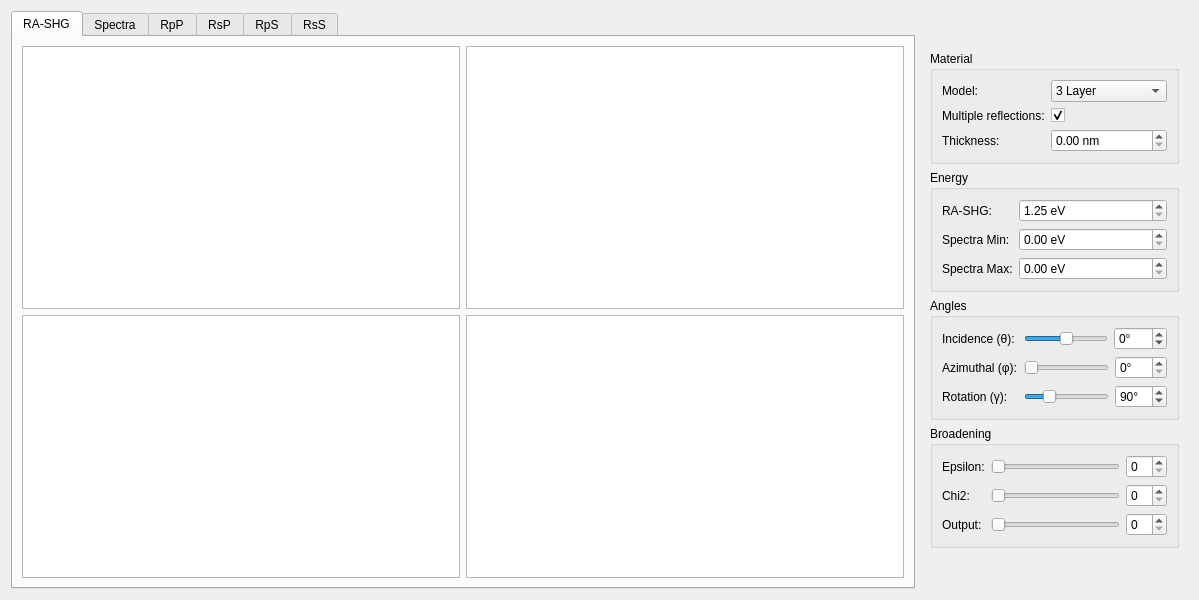
<?xml version="1.0" encoding="UTF-8"?>
<ui version="4.0">
 <author>Sean Anderson</author>
 <class>CustomWidget</class>
 <widget class="QWidget" name="CustomWidget">
  <property name="geometry">
   <rect>
    <x>0</x>
    <y>0</y>
    <width>1199</width>
    <height>600</height>
   </rect>
  </property>
  <property name="windowTitle">
   <string>SHG Yield</string>
  </property>
  <layout class="QHBoxLayout" name="horizontalLayout_9">
   <item>
    <widget class="QTabWidget" name="tabWidget">
     <property name="currentIndex">
      <number>0</number>
     </property>
     <widget class="QWidget" name="tab_rashg">
      <attribute name="title">
       <string>RA-SHG</string>
      </attribute>
      <layout class="QGridLayout" name="gridLayout_6">
       <item row="0" column="0">
        <widget class="PlotWidget" name="plot_all_polar_rpp">
         <property name="enabled">
          <bool>true</bool>
         </property>
         <property name="mouseTracking">
          <bool>true</bool>
         </property>
        </widget>
       </item>
       <item row="0" column="1">
        <widget class="PlotWidget" name="plot_all_polar_rsp">
         <property name="mouseTracking">
          <bool>true</bool>
         </property>
        </widget>
       </item>
       <item row="1" column="0">
        <widget class="PlotWidget" name="plot_all_polar_rps">
         <property name="mouseTracking">
          <bool>true</bool>
         </property>
        </widget>
       </item>
       <item row="1" column="1">
        <widget class="PlotWidget" name="plot_all_polar_rss">
         <property name="mouseTracking">
          <bool>true</bool>
         </property>
        </widget>
       </item>
      </layout>
     </widget>
     <widget class="QWidget" name="tab_spect">
      <attribute name="title">
       <string>Spectra</string>
      </attribute>
      <layout class="QGridLayout" name="gridLayout_5">
       <item row="0" column="0">
        <widget class="PlotWidget" name="plot_all_spect_rpp">
         <property name="enabled">
          <bool>true</bool>
         </property>
         <property name="mouseTracking">
          <bool>true</bool>
         </property>
        </widget>
       </item>
       <item row="0" column="1">
        <widget class="PlotWidget" name="plot_all_spect_rsp">
         <property name="mouseTracking">
          <bool>true</bool>
         </property>
        </widget>
       </item>
       <item row="1" column="0">
        <widget class="PlotWidget" name="plot_all_spect_rps">
         <property name="mouseTracking">
          <bool>true</bool>
         </property>
        </widget>
       </item>
       <item row="1" column="1">
        <widget class="PlotWidget" name="plot_all_spect_rss">
         <property name="mouseTracking">
          <bool>true</bool>
         </property>
        </widget>
       </item>
      </layout>
     </widget>
     <widget class="QWidget" name="tab_rpp">
      <attribute name="title">
       <string>RpP</string>
      </attribute>
      <layout class="QGridLayout" name="gridLayout">
       <item row="1" column="0">
        <widget class="PlotWidget" name="plot_rpp_polar">
         <property name="mouseTracking">
          <bool>true</bool>
         </property>
        </widget>
       </item>
       <item row="1" column="1">
        <widget class="PlotWidget" name="plot_rpp_spect">
         <property name="mouseTracking">
          <bool>true</bool>
         </property>
        </widget>
       </item>
       <item row="0" column="0">
        <widget class="PlotWidget" name="plot_rpp_polar_exp">
         <property name="mouseTracking">
          <bool>true</bool>
         </property>
        </widget>
       </item>
       <item row="0" column="1">
        <widget class="PlotWidget" name="plot_rpp_spect_exp">
         <property name="mouseTracking">
          <bool>true</bool>
         </property>
        </widget>
       </item>
      </layout>
     </widget>
     <widget class="QWidget" name="tab_rsp">
      <attribute name="title">
       <string>RsP</string>
      </attribute>
      <layout class="QGridLayout" name="gridLayout_2">
       <item row="0" column="0">
        <widget class="PlotWidget" name="plot_rsp_polar_exp">
         <property name="mouseTracking">
          <bool>true</bool>
         </property>
        </widget>
       </item>
       <item row="0" column="1">
        <widget class="PlotWidget" name="plot_rsp_spect_exp">
         <property name="mouseTracking">
          <bool>true</bool>
         </property>
        </widget>
       </item>
       <item row="1" column="0">
        <widget class="PlotWidget" name="plot_rsp_polar">
         <property name="mouseTracking">
          <bool>true</bool>
         </property>
        </widget>
       </item>
       <item row="1" column="1">
        <widget class="PlotWidget" name="plot_rsp_spect">
         <property name="mouseTracking">
          <bool>true</bool>
         </property>
        </widget>
       </item>
      </layout>
     </widget>
     <widget class="QWidget" name="tab_rps">
      <attribute name="title">
       <string>RpS</string>
      </attribute>
      <layout class="QGridLayout" name="gridLayout_3">
       <item row="0" column="0">
        <widget class="PlotWidget" name="plot_rps_polar_exp">
         <property name="mouseTracking">
          <bool>true</bool>
         </property>
        </widget>
       </item>
       <item row="0" column="1">
        <widget class="PlotWidget" name="plot_rps_spect_exp">
         <property name="mouseTracking">
          <bool>true</bool>
         </property>
        </widget>
       </item>
       <item row="1" column="0">
        <widget class="PlotWidget" name="plot_rps_polar">
         <property name="mouseTracking">
          <bool>true</bool>
         </property>
        </widget>
       </item>
       <item row="1" column="1">
        <widget class="PlotWidget" name="plot_rps_spect">
         <property name="mouseTracking">
          <bool>true</bool>
         </property>
        </widget>
       </item>
      </layout>
     </widget>
     <widget class="QWidget" name="tab_rss">
      <attribute name="title">
       <string>RsS</string>
      </attribute>
      <layout class="QGridLayout" name="gridLayout_4">
       <item row="0" column="0">
        <widget class="PlotWidget" name="plot_rss_polar_exp">
         <property name="mouseTracking">
          <bool>true</bool>
         </property>
        </widget>
       </item>
       <item row="0" column="1">
        <widget class="PlotWidget" name="plot_rss_spect_exp">
         <property name="mouseTracking">
          <bool>true</bool>
         </property>
        </widget>
       </item>
       <item row="1" column="0">
        <widget class="PlotWidget" name="plot_rss_polar">
         <property name="mouseTracking">
          <bool>true</bool>
         </property>
        </widget>
       </item>
       <item row="1" column="1">
        <widget class="PlotWidget" name="plot_rss_spect">
         <property name="mouseTracking">
          <bool>true</bool>
         </property>
        </widget>
       </item>
      </layout>
     </widget>
    </widget>
   </item>
   <item alignment="Qt::AlignHCenter|Qt::AlignVCenter">
    <widget class="QWidget" name="widget" native="true">
     <layout class="QVBoxLayout" name="verticalLayout">
      <item>
       <widget class="QGroupBox" name="groupBox">
        <property name="title">
         <string>Material</string>
        </property>
        <layout class="QFormLayout" name="formLayout_4">
         <item row="2" column="0">
          <widget class="QLabel" name="label_8">
           <property name="text">
            <string>Multiple reflections:</string>
           </property>
          </widget>
         </item>
         <item row="2" column="1">
          <widget class="QCheckBox" name="multiple_reflections">
           <property name="text">
            <string/>
           </property>
           <property name="checked">
            <bool>true</bool>
           </property>
          </widget>
         </item>
         <item row="0" column="0">
          <widget class="QLabel" name="label_9">
           <property name="text">
            <string>Model:</string>
           </property>
          </widget>
         </item>
         <item row="0" column="1">
          <widget class="QComboBox" name="layers">
           <item>
            <property name="text">
             <string>3 Layer</string>
            </property>
           </item>
           <item>
            <property name="text">
             <string>Fresnel</string>
            </property>
           </item>
          </widget>
         </item>
         <item row="3" column="0">
          <widget class="QLabel" name="label_12">
           <property name="text">
            <string>Thickness:</string>
           </property>
          </widget>
         </item>
         <item row="3" column="1">
          <widget class="QDoubleSpinBox" name="doubleSpinBox">
           <property name="suffix">
            <string> nm</string>
           </property>
           <property name="singleStep">
            <double>0.010000000000000</double>
           </property>
          </widget>
         </item>
        </layout>
       </widget>
      </item>
      <item>
       <widget class="QGroupBox" name="groupBox">
        <property name="title">
         <string>Energy</string>
        </property>
        <layout class="QFormLayout" name="formLayout">
         <item row="0" column="0">
          <widget class="QLabel" name="label">
           <property name="text">
            <string>RA-SHG:</string>
           </property>
          </widget>
         </item>
         <item row="0" column="1">
          <widget class="QDoubleSpinBox" name="box_energy_polar">
           <property name="suffix">
            <string> eV</string>
           </property>
           <property name="minimum">
            <double>1.250000000000000</double>
           </property>
           <property name="maximum">
            <double>2.500000000000000</double>
           </property>
           <property name="singleStep">
            <double>0.010000000000000</double>
           </property>
          </widget>
         </item>
         <item row="1" column="0">
          <widget class="QLabel" name="label_10">
           <property name="text">
            <string>Spectra Min:</string>
           </property>
          </widget>
         </item>
         <item row="1" column="1">
          <widget class="QDoubleSpinBox" name="box_energy_spect_min">
           <property name="suffix">
            <string> eV</string>
           </property>
           <property name="maximum">
            <double>10.000000000000000</double>
           </property>
           <property name="singleStep">
            <double>0.010000000000000</double>
           </property>
          </widget>
         </item>
         <item row="2" column="0">
          <widget class="QLabel" name="label_11">
           <property name="text">
            <string>Spectra Max:</string>
           </property>
          </widget>
         </item>
         <item row="2" column="1">
          <widget class="QDoubleSpinBox" name="box_energy_spect_max">
           <property name="suffix">
            <string> eV</string>
           </property>
           <property name="maximum">
            <double>10.000000000000000</double>
           </property>
           <property name="singleStep">
            <double>0.010000000000000</double>
           </property>
          </widget>
         </item>
        </layout>
       </widget>
      </item>
      <item>
       <widget class="QGroupBox" name="groupBox_2">
        <property name="title">
         <string>Angles</string>
        </property>
        <layout class="QFormLayout" name="formLayout_2">
         <item row="0" column="0">
          <widget class="QLabel" name="label_2">
           <property name="text">
            <string>Incidence (θ):</string>
           </property>
          </widget>
         </item>
         <item row="0" column="1">
          <layout class="QHBoxLayout" name="horizontalLayout">
           <item>
            <widget class="QSlider" name="sld_angle_theta">
             <property name="minimum">
              <number>-90</number>
             </property>
             <property name="maximum">
              <number>90</number>
             </property>
             <property name="orientation">
              <enum>Qt::Horizontal</enum>
             </property>
            </widget>
           </item>
           <item>
            <widget class="QSpinBox" name="box_angle_theta">
             <property name="suffix">
              <string>° </string>
             </property>
             <property name="prefix">
              <string/>
             </property>
             <property name="minimum">
              <number>-90</number>
             </property>
             <property name="maximum">
              <number>90</number>
             </property>
            </widget>
           </item>
          </layout>
         </item>
         <item row="1" column="0">
          <widget class="QLabel" name="label_3">
           <property name="text">
            <string>Azimuthal (φ):</string>
           </property>
          </widget>
         </item>
         <item row="1" column="1">
          <layout class="QHBoxLayout" name="horizontalLayout_2">
           <item>
            <widget class="QSlider" name="sld_angle_phi">
             <property name="maximum">
              <number>360</number>
             </property>
             <property name="orientation">
              <enum>Qt::Horizontal</enum>
             </property>
            </widget>
           </item>
           <item>
            <widget class="QSpinBox" name="box_angle_phi">
             <property name="suffix">
              <string>°</string>
             </property>
             <property name="maximum">
              <number>360</number>
             </property>
            </widget>
           </item>
          </layout>
         </item>
         <item row="2" column="0">
          <widget class="QLabel" name="label_4">
           <property name="text">
            <string>Rotation (γ):</string>
           </property>
          </widget>
         </item>
         <item row="2" column="1">
          <layout class="QHBoxLayout" name="horizontalLayout_3">
           <item>
            <widget class="QSlider" name="sld_angle_gamma">
             <property name="maximum">
              <number>360</number>
             </property>
             <property name="value">
              <number>90</number>
             </property>
             <property name="orientation">
              <enum>Qt::Horizontal</enum>
             </property>
            </widget>
           </item>
           <item>
            <widget class="QSpinBox" name="box_angle_gamma">
             <property name="suffix">
              <string>°</string>
             </property>
             <property name="maximum">
              <number>360</number>
             </property>
             <property name="value">
              <number>90</number>
             </property>
            </widget>
           </item>
          </layout>
         </item>
        </layout>
       </widget>
      </item>
      <item>
       <widget class="QGroupBox" name="groupBox_3">
        <property name="title">
         <string>Broadening</string>
        </property>
        <layout class="QFormLayout" name="formLayout_3">
         <item row="0" column="0">
          <widget class="QLabel" name="label_5">
           <property name="text">
            <string>Epsilon:</string>
           </property>
          </widget>
         </item>
         <item row="0" column="1">
          <layout class="QHBoxLayout" name="horizontalLayout_4">
           <item>
            <widget class="QSlider" name="sld_broad_eps">
             <property name="maximum">
              <number>50</number>
             </property>
             <property name="orientation">
              <enum>Qt::Horizontal</enum>
             </property>
            </widget>
           </item>
           <item>
            <widget class="QSpinBox" name="box_broad_eps">
             <property name="suffix">
              <string/>
             </property>
             <property name="maximum">
              <number>50</number>
             </property>
            </widget>
           </item>
          </layout>
         </item>
         <item row="2" column="0">
          <widget class="QLabel" name="label_6">
           <property name="text">
            <string>Chi2:</string>
           </property>
          </widget>
         </item>
         <item row="2" column="1">
          <layout class="QHBoxLayout" name="horizontalLayout_5">
           <item>
            <widget class="QSlider" name="sld_broad_chi">
             <property name="maximum">
              <number>50</number>
             </property>
             <property name="orientation">
              <enum>Qt::Horizontal</enum>
             </property>
            </widget>
           </item>
           <item>
            <widget class="QSpinBox" name="box_broad_chi">
             <property name="maximum">
              <number>50</number>
             </property>
            </widget>
           </item>
          </layout>
         </item>
         <item row="4" column="0">
          <widget class="QLabel" name="label_7">
           <property name="text">
            <string>Output:</string>
           </property>
           <property name="alignment">
            <set>Qt::AlignLeading|Qt::AlignLeft|Qt::AlignVCenter</set>
           </property>
          </widget>
         </item>
         <item row="4" column="1">
          <layout class="QHBoxLayout" name="horizontalLayout_6">
           <item>
            <widget class="QSlider" name="sld_broad_out">
             <property name="maximum">
              <number>50</number>
             </property>
             <property name="orientation">
              <enum>Qt::Horizontal</enum>
             </property>
            </widget>
           </item>
           <item>
            <widget class="QSpinBox" name="box_broad_out">
             <property name="maximum">
              <number>50</number>
             </property>
            </widget>
           </item>
          </layout>
         </item>
        </layout>
       </widget>
      </item>
     </layout>
    </widget>
   </item>
  </layout>
 </widget>
 <customwidgets>
  <customwidget>
   <class>PlotWidget</class>
   <extends>QGraphicsView</extends>
   <header>pyqtgraph</header>
  </customwidget>
 </customwidgets>
 <resources/>
 <connections>
  <connection>
   <sender>box_angle_theta</sender>
   <signal>valueChanged(int)</signal>
   <receiver>sld_angle_theta</receiver>
   <slot>setValue(int)</slot>
   <hints>
    <hint type="sourcelabel">
     <x>1118</x>
     <y>328</y>
    </hint>
    <hint type="destinationlabel">
     <x>1085</x>
     <y>331</y>
    </hint>
   </hints>
  </connection>
  <connection>
   <sender>sld_angle_theta</sender>
   <signal>valueChanged(int)</signal>
   <receiver>box_angle_theta</receiver>
   <slot>setValue(int)</slot>
   <hints>
    <hint type="sourcelabel">
     <x>1038</x>
     <y>330</y>
    </hint>
    <hint type="destinationlabel">
     <x>1122</x>
     <y>338</y>
    </hint>
   </hints>
  </connection>
  <connection>
   <sender>sld_angle_phi</sender>
   <signal>valueChanged(int)</signal>
   <receiver>box_angle_phi</receiver>
   <slot>setValue(int)</slot>
   <hints>
    <hint type="sourcelabel">
     <x>1065</x>
     <y>358</y>
    </hint>
    <hint type="destinationlabel">
     <x>1124</x>
     <y>367</y>
    </hint>
   </hints>
  </connection>
  <connection>
   <sender>box_angle_phi</sender>
   <signal>valueChanged(int)</signal>
   <receiver>sld_angle_phi</receiver>
   <slot>setValue(int)</slot>
   <hints>
    <hint type="sourcelabel">
     <x>1123</x>
     <y>358</y>
    </hint>
    <hint type="destinationlabel">
     <x>1072</x>
     <y>363</y>
    </hint>
   </hints>
  </connection>
  <connection>
   <sender>sld_angle_gamma</sender>
   <signal>valueChanged(int)</signal>
   <receiver>box_angle_gamma</receiver>
   <slot>setValue(int)</slot>
   <hints>
    <hint type="sourcelabel">
     <x>1058</x>
     <y>398</y>
    </hint>
    <hint type="destinationlabel">
     <x>1119</x>
     <y>399</y>
    </hint>
   </hints>
  </connection>
  <connection>
   <sender>box_broad_eps</sender>
   <signal>valueChanged(int)</signal>
   <receiver>sld_broad_eps</receiver>
   <slot>setValue(int)</slot>
   <hints>
    <hint type="sourcelabel">
     <x>1129</x>
     <y>465</y>
    </hint>
    <hint type="destinationlabel">
     <x>1100</x>
     <y>466</y>
    </hint>
   </hints>
  </connection>
  <connection>
   <sender>box_angle_gamma</sender>
   <signal>valueChanged(int)</signal>
   <receiver>sld_angle_gamma</receiver>
   <slot>setValue(int)</slot>
   <hints>
    <hint type="sourcelabel">
     <x>1130</x>
     <y>389</y>
    </hint>
    <hint type="destinationlabel">
     <x>1077</x>
     <y>391</y>
    </hint>
   </hints>
  </connection>
  <connection>
   <sender>sld_broad_eps</sender>
   <signal>valueChanged(int)</signal>
   <receiver>box_broad_eps</receiver>
   <slot>setValue(int)</slot>
   <hints>
    <hint type="sourcelabel">
     <x>1097</x>
     <y>471</y>
    </hint>
    <hint type="destinationlabel">
     <x>1129</x>
     <y>478</y>
    </hint>
   </hints>
  </connection>
  <connection>
   <sender>box_broad_chi</sender>
   <signal>valueChanged(int)</signal>
   <receiver>sld_broad_chi</receiver>
   <slot>setValue(int)</slot>
   <hints>
    <hint type="sourcelabel">
     <x>1145</x>
     <y>509</y>
    </hint>
    <hint type="destinationlabel">
     <x>1111</x>
     <y>509</y>
    </hint>
   </hints>
  </connection>
  <connection>
   <sender>sld_broad_chi</sender>
   <signal>valueChanged(int)</signal>
   <receiver>box_broad_chi</receiver>
   <slot>setValue(int)</slot>
   <hints>
    <hint type="sourcelabel">
     <x>1022</x>
     <y>505</y>
    </hint>
    <hint type="destinationlabel">
     <x>1136</x>
     <y>509</y>
    </hint>
   </hints>
  </connection>
  <connection>
   <sender>box_broad_out</sender>
   <signal>valueChanged(int)</signal>
   <receiver>sld_broad_out</receiver>
   <slot>setValue(int)</slot>
   <hints>
    <hint type="sourcelabel">
     <x>1130</x>
     <y>542</y>
    </hint>
    <hint type="destinationlabel">
     <x>1109</x>
     <y>545</y>
    </hint>
   </hints>
  </connection>
  <connection>
   <sender>sld_broad_out</sender>
   <signal>valueChanged(int)</signal>
   <receiver>box_broad_out</receiver>
   <slot>setValue(int)</slot>
   <hints>
    <hint type="sourcelabel">
     <x>1017</x>
     <y>550</y>
    </hint>
    <hint type="destinationlabel">
     <x>1139</x>
     <y>544</y>
    </hint>
   </hints>
  </connection>
 </connections>
</ui>
